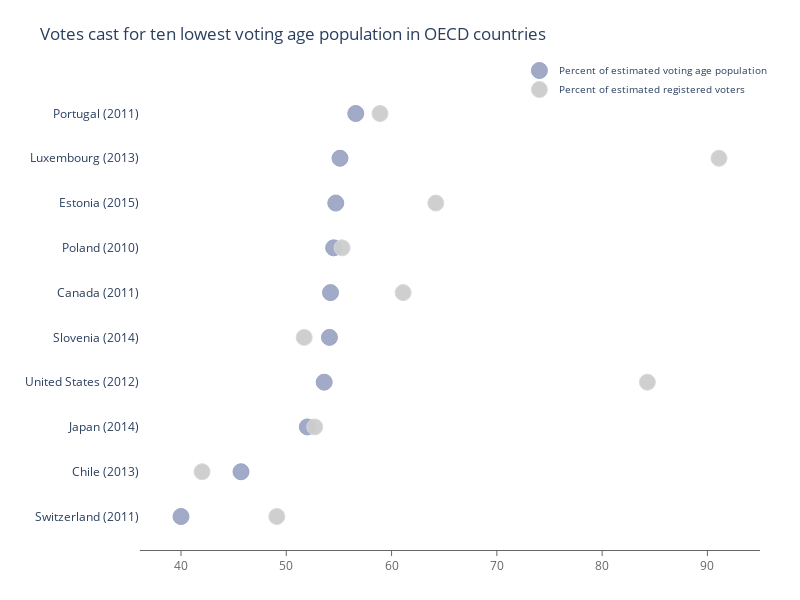

Notebook code for this chart:
### Markdown cell above
##### Diagrama de puntos categóricos con estilo

### Code cell
country = ['Switzerland (2011)', 'Chile (2013)', 'Japan (2014)',
           'United States (2012)', 'Slovenia (2014)', 'Canada (2011)',
           'Poland (2010)', 'Estonia (2015)', 'Luxembourg (2013)', 'Portugal (2011)']
voting_pop = [40, 45.7, 52, 53.6, 54.1, 54.2, 54.5, 54.7, 55.1, 56.6]
reg_voters = [49.1, 42, 52.7, 84.3, 51.7, 61.1, 55.3, 64.2, 91.1, 58.9]

fig = go.Figure()

fig.add_trace(go.Scatter(
    x=voting_pop,
    y=country,
    name='Percent of estimated voting age population',
    marker=dict(
        color='rgba(156, 165, 196, 0.95)',
        line_color='rgba(156, 165, 196, 1.0)',
    )
))
fig.add_trace(go.Scatter(
    x=reg_voters, y=country,
    name='Percent of estimated registered voters',
    marker=dict(
        color='rgba(204, 204, 204, 0.95)',
        line_color='rgba(217, 217, 217, 1.0)'
    )
))

fig.update_traces(mode='markers', marker=dict(line_width=1, symbol='circle', size=16))

fig.update_layout(
    title="Votes cast for ten lowest voting age population in OECD countries",
    xaxis=dict(
        showgrid=False,
        showline=True,
        linecolor='rgb(102, 102, 102)',
        tickfont_color='rgb(102, 102, 102)',
        showticklabels=True,
        dtick=10,
        ticks='outside',
        tickcolor='rgb(102, 102, 102)',
    ),
    margin=dict(l=140, r=40, b=50, t=80),
    legend=dict(
        font_size=10,
        yanchor='middle',
        xanchor='right',
    ),
    width=800,
    height=600,
    paper_bgcolor='white',
    plot_bgcolor='white',
    hovermode='closest',
)
fig.show()

### Figure 1 — Plotly figure (JSON) as saved in the notebook; plotly's stock layout.template omitted (floating-point values rounded to 4 significant figures)
{"data": [{"marker": {"color": "rgba(156, 165, 196, 0.95)", "line": {"color": "rgba(156, 165, 196, 1.0)", "width": 1}, "size": 16, "symbol": "circle"}, "mode": "markers", "name": "Percent of estimated voting age population", "type": "scatter", "x": [40, 45.7, 52, 53.6, 54.1, 54.2, 54.5, 54.7, 55.1, 56.6], "y": ["Switzerland (2011)", "Chile (2013)", "Japan (2014)", "United States (2012)", "Slovenia (2014)", "Canada (2011)", "Poland (2010)", "Estonia (2015)", "Luxembourg (2013)", "Portugal (2011)"]}, {"marker": {"color": "rgba(204, 204, 204, 0.95)", "line": {"color": "rgba(217, 217, 217, 1.0)", "width": 1}, "size": 16, "symbol": "circle"}, "mode": "markers", "name": "Percent of estimated registered voters", "type": "scatter", "x": [49.1, 42, 52.7, 84.3, 51.7, 61.1, 55.3, 64.2, 91.1, 58.9], "y": ["Switzerland (2011)", "Chile (2013)", "Japan (2014)", "United States (2012)", "Slovenia (2014)", "Canada (2011)", "Poland (2010)", "Estonia (2015)", "Luxembourg (2013)", "Portugal (2011)"]}], "layout": {"height": 600, "hovermode": "closest", "legend": {"font": {"size": 10}, "xanchor": "right", "yanchor": "middle"}, "margin": {"b": 50, "l": 140, "r": 40, "t": 80}, "paper_bgcolor": "white", "plot_bgcolor": "white", "title": {"text": "Votes cast for ten lowest voting age population in OECD countries"}, "width": 800, "xaxis": {"dtick": 10, "linecolor": "rgb(102, 102, 102)", "showgrid": false, "showline": true, "showticklabels": true, "tickcolor": "rgb(102, 102, 102)", "tickfont": {"color": "rgb(102, 102, 102)"}, "ticks": "outside"}}}
